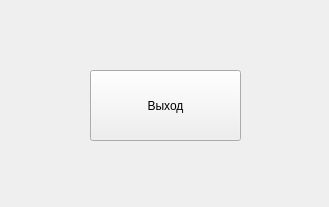
<?xml version="1.0" encoding="UTF-8"?>
<ui version="4.0">
 <class>Form</class>
 <widget class="QWidget" name="Form">
  <property name="geometry">
   <rect>
    <x>0</x>
    <y>0</y>
    <width>329</width>
    <height>207</height>
   </rect>
  </property>
  <property name="windowTitle">
   <string>Form</string>
  </property>
  <widget class="QPushButton" name="bt">
   <property name="geometry">
    <rect>
     <x>90</x>
     <y>70</y>
     <width>151</width>
     <height>71</height>
    </rect>
   </property>
   <property name="text">
    <string>Выход</string>
   </property>
  </widget>
 </widget>
 <resources/>
 <connections/>
</ui>
